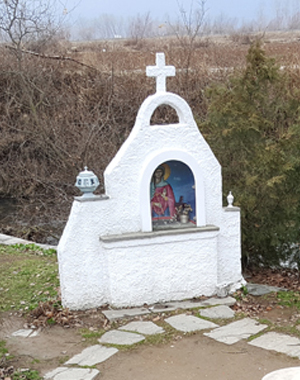
#> input picture digitalimageprocessing/charp 08 (1)/images/translate.jpg, 300 x 380 px
$ python 11.perspective_event.py
#> lines starting #> are read from the running program, lines starting #| are printed output that depends on the picture
#> further down, image is the input picture: shape (380, 300, 3); mean B, G, R 139.8, 146.6, 151.3
import numpy as np, cv2
from Common.utils import contain_pts  # 좌표로 범위 확인 함수

def draw_rect(img):
    rois = [(p-small, small * 2) for p in pts1]
    for (x,y), (w,h) in np.int32(rois):
        roi = img[y:y + h, x:x + w]                 # 좌표 사각형 범위 가져오기
        val = np.full(roi.shape, 80, np.uint8)  # 컬러(3차원) 행렬 생성		cv2.add(roi, val, roi)                      			# 관심영역 밝기 증가
        cv2.add(roi, val, roi)
        cv2.rectangle(img, (x,y, w, h), (0, 255, 0), 1)
#> this loop made 4 passes
#> pass 1, in draw_rect, `roi = img[y:y + h, x:x + w]`:
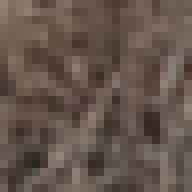
#> roi: shape (24, 24, 3) (shown 8 times larger); mean of channels 0, 1, 2 75.9, 84.8, 100.6; drawn as B, G, R
#> after the loop:
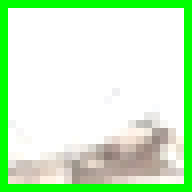
#> roi: shape (24, 24, 3) (shown 8 times larger); mean of channels 0, 1, 2 199.8, 242.5, 204.4; drawn as B, G, R
    cv2.polylines(img, [pts1.astype(int)], True, (0, 255, 0), 1)     # pts는 numpy 배열
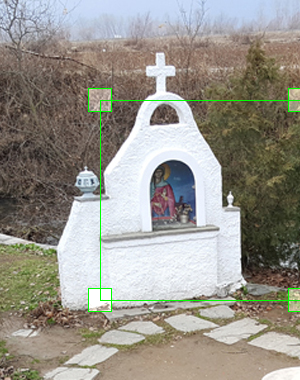
#> img: shape (380, 300, 3); mean of channels 0, 1, 2 139.7, 148.3, 151.1; drawn as B, G, R
    cv2.imshow("select rect", img)

def warp(img):
    perspect_mat = cv2.getPerspectiveTransform(pts1, pts2)
    dst = cv2.warpPerspective(img, perspect_mat, (350, 400), cv2.INTER_CUBIC)
    cv2.imshow("perspective transform", dst)

def onMouse(event, x, y, flags, param):
    global check
    if event == cv2.EVENT_LBUTTONDOWN:
        for i, p in enumerate(pts1):
            p1, p2 = p - small, p + small           # p점에서 우상단, 좌하단 좌표생성
            if contain_pts((x,y), p1, p2): check = i

    if event == cv2.EVENT_LBUTTONUP: check = -1                                  # 좌표 번호 초기화

    if check >= 0 :                                 # 좌표 사각형 선택 시
        pts1[check] = (x, y)
        draw_rect(np.copy(image))
        warp(np.copy(image))

image = cv2.imread('images/translate.jpg')
if image is None: raise Exception("영상 파일을 읽기 에러")

small = np.array((12, 12))                                    # 좌표 사각형 크기
check = -1                                          # 선택 좌표 사각형 번호 초기화
pts1 = np.float32([(100, 100), (300, 100), (300, 300), (100, 300)])
pts2 = np.float32([(0, 0), (400, 0), (400, 350), (0, 350)])  # 목적 영상 4개 좌표                         # 목적 영상 4개 좌표

draw_rect(np.copy(image))
cv2.setMouseCallback("select rect", onMouse, 0)
cv2.waitKey(0)

$ run again, with digitalimageprocessing/charp 08 (1)/images/affine.jpg copied over digitalimageprocessing/charp 08 (1)/images/translate.jpg
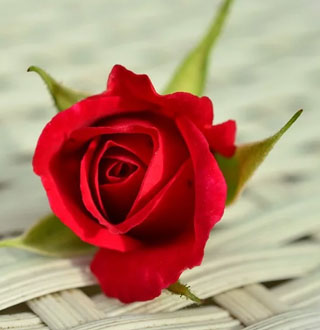
#> input picture digitalimageprocessing/charp 08 (1)/images/affine.jpg, 320 x 330 px
#> image is the input picture: shape (330, 320, 3); mean B, G, R 114.7, 134.8, 178.7
#> after the loop in draw_rect, `for (x,y), (w,h) in np.int32(rois):`:
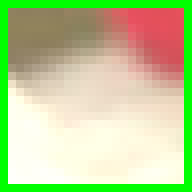
#> roi: shape (24, 24, 3) (shown 8 times larger); mean of channels 0, 1, 2 149.2, 206.3, 187.6; drawn as B, G, R
#> in draw_rect, `cv2.polylines(img, [pts1.astype(int)], True, (0, 255, 0), 1)`:
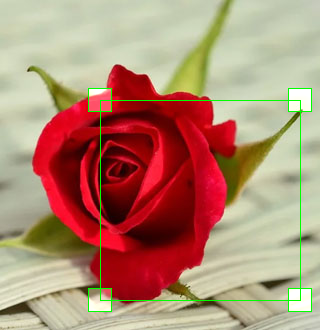
#> img: shape (330, 320, 3); mean of channels 0, 1, 2 114.9, 137.4, 177.9; drawn as B, G, R

$ run again, with digitalimageprocessing/charp 08 (1)/images/affine1.jpg copied over digitalimageprocessing/charp 08 (1)/images/translate.jpg
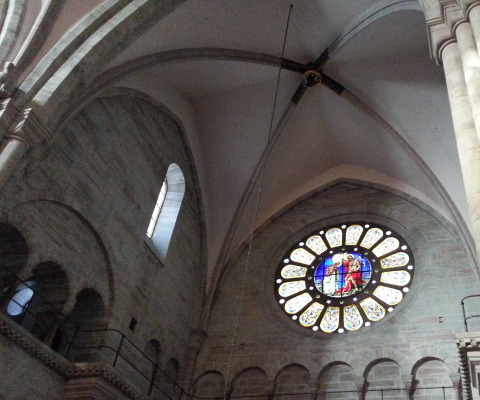
#> input picture digitalimageprocessing/charp 08 (1)/images/affine1.jpg, 480 x 400 px
#> image is the input picture: shape (400, 480, 3); mean B, G, R 84.6, 87.2, 91.8
#> after the loop in draw_rect, `for (x,y), (w,h) in np.int32(rois):`:
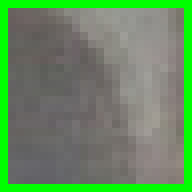
#> roi: shape (24, 24, 3) (shown 8 times larger); mean of channels 0, 1, 2 96.5, 139.9, 102; drawn as B, G, R
#> in draw_rect, `cv2.polylines(img, [pts1.astype(int)], True, (0, 255, 0), 1)`:
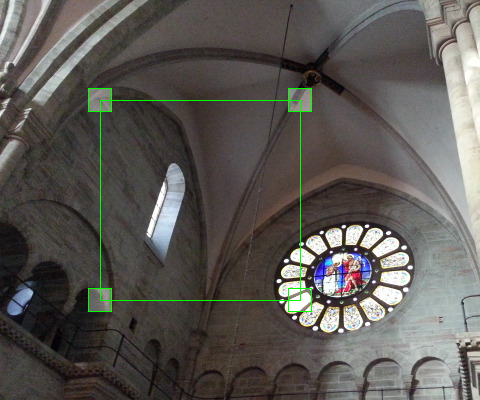
#> img: shape (400, 480, 3); mean of channels 0, 1, 2 84.9, 89, 92; drawn as B, G, R
